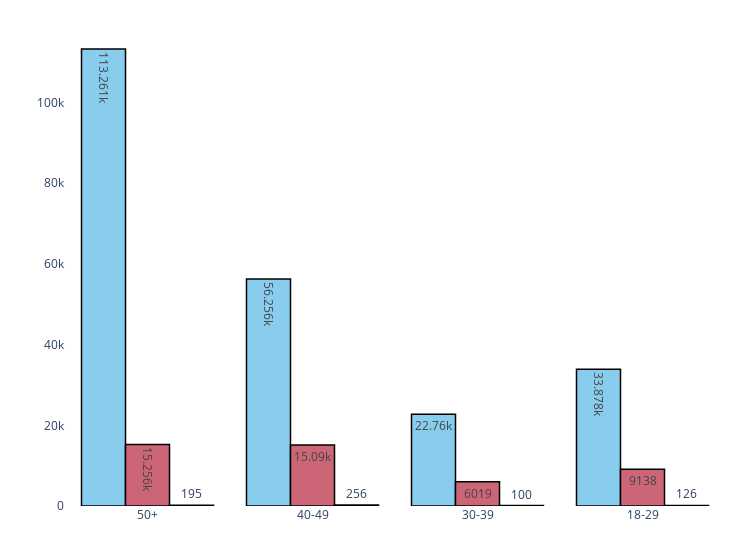

Source (notebook cell):
### Code cell
fig = px.bar(age_funnel, 
             x="age", y="users", 
             color="stage", 
             color_discrete_sequence=px.colors.qualitative.Safe,   
             barmode='group', 
             text_auto=True)
fig.update_layout(
    width=750,
    showlegend=False,
    plot_bgcolor='white',
    margin=dict(l=25, r=25, t=25, b=25)    
)
fig.update_xaxes(title_text=' ')  # Update x-axis title
fig.update_yaxes(title_text=' ')  # Update y-axis title
fig.update_traces(marker_line_color='black',  # Set border color
                  marker_line_width=1.5)  
fig.show()

### Figure 1 — Plotly figure (JSON) as saved in the notebook; plotly's stock layout.template omitted (floating-point values rounded to 4 significant figures)
{"data": [{"alignmentgroup": "True", "hovertemplate": "stage=open<br>age=%{x}<br>users=%{y}<extra></extra>", "legendgroup": "open", "marker": {"color": "rgb(136, 204, 238)", "line": {"color": "black", "width": 1.5}, "pattern": {"shape": ""}}, "name": "open", "offsetgroup": "open", "orientation": "v", "showlegend": true, "textposition": "auto", "texttemplate": "%{y}", "type": "bar", "x": ["50+", "40-49", "30-39", "18-29"], "xaxis": "x", "y": [113261, 56256, 22760, 33878], "yaxis": "y"}, {"alignmentgroup": "True", "hovertemplate": "stage=search<br>age=%{x}<br>users=%{y}<extra></extra>", "legendgroup": "search", "marker": {"color": "rgb(204, 102, 119)", "line": {"color": "black", "width": 1.5}, "pattern": {"shape": ""}}, "name": "search", "offsetgroup": "search", "orientation": "v", "showlegend": true, "textposition": "auto", "texttemplate": "%{y}", "type": "bar", "x": ["50+", "40-49", "30-39", "18-29"], "xaxis": "x", "y": [15256, 15090, 6019, 9138], "yaxis": "y"}, {"alignmentgroup": "True", "hovertemplate": "stage=begin_ride<br>age=%{x}<br>users=%{y}<extra></extra>", "legendgroup": "begin_ride", "marker": {"color": "rgb(221, 204, 119)", "line": {"color": "black", "width": 1.5}, "pattern": {"shape": ""}}, "name": "begin_ride", "offsetgroup": "begin_ride", "orientation": "v", "showlegend": true, "textposition": "auto", "texttemplate": "%{y}", "type": "bar", "x": ["50+", "40-49", "30-39", "18-29"], "xaxis": "x", "y": [195, 256, 100, 126], "yaxis": "y"}], "layout": {"barmode": "group", "legend": {"title": {"text": "stage"}, "tracegroupgap": 0}, "margin": {"b": 25, "l": 25, "r": 25, "t": 25}, "plot_bgcolor": "white", "showlegend": false, "width": 750, "xaxis": {"anchor": "y", "domain": [0, 1], "title": {"text": " "}}, "yaxis": {"anchor": "x", "domain": [0, 1], "title": {"text": " "}}}}
